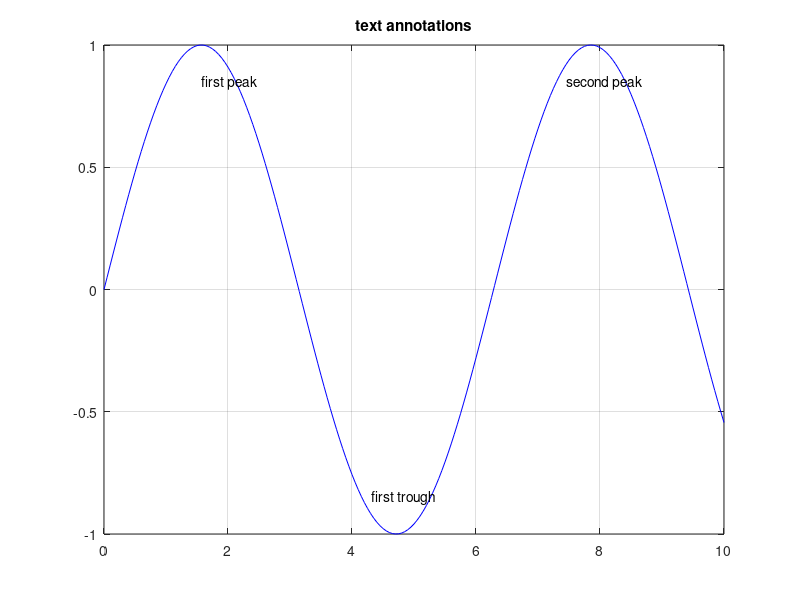

The MATLAB source for this figure:
% text — annotations placed at data coordinates.
x = 0:0.05:10;
y = sin(x);

figure;
plot(x, y, 'b-');
title('text annotations');
text(pi/2,           0.85, 'first peak');
text(3*pi/2 - 0.4,  -0.85, 'first trough');
text(5*pi/2 - 0.4,   0.85, 'second peak');
grid on;
saveas(gcf, '/tmp/plot_text.png');
